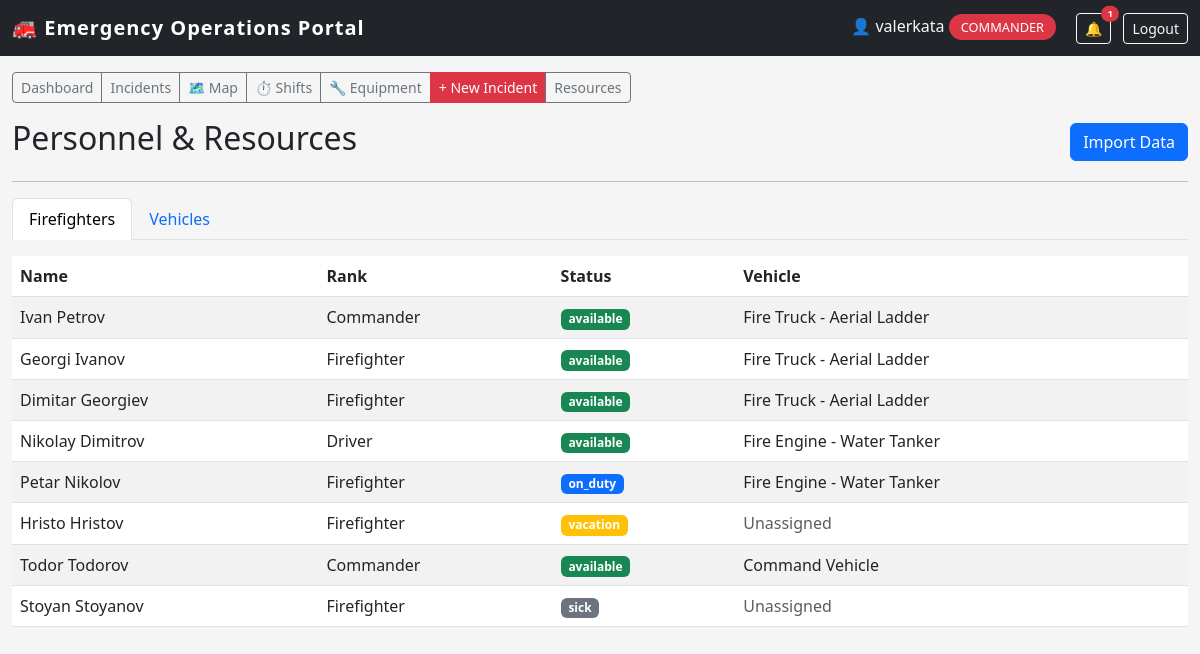
/staff/firefighters (signed in), run on the app's committed database.
### models.py (models this page shows)
class Firefighter(db.Model):
    id = db.Column(db.Integer, primary_key=True)
    name = db.Column(db.String(100), nullable=False)
    rank = db.Column(db.String(50))
    status = db.Column(db.String(20), default='available')
    vehicle_id = db.Column(db.Integer, db.ForeignKey('vehicle.id'), nullable=True)
    employee_id = db.Column(db.String(20), unique=True, nullable=True)
    phone = db.Column(db.String(20), nullable=True)
    hire_date = db.Column(db.DateTime, nullable=True)
    last_active = db.Column(db.DateTime, nullable=True)
    current_shift_id = db.Column(db.Integer, db.ForeignKey('shift.id'), nullable=True)
    current_shift = db.relationship('Shift', foreign_keys=[current_shift_id], back_populates='firefighter')
    shifts = db.relationship('Shift', foreign_keys='Shift.firefighter_id', back_populates='firefighter')

class Vehicle(db.Model):
    id = db.Column(db.Integer, primary_key=True)
    type = db.Column(db.String(50))
    location = db.Column(db.String(200))
    firefighters = db.relationship('Firefighter', backref='assigned_vehicle', lazy=True)

### app.py (the view)
@app.route('/staff/firefighters')
@login_required
@role_required('dispatcher', 'commander')
def staff_firefighters():
    all_firefighters = Firefighter.query.all()
    all_vehicles = Vehicle.query.all()
    return render_template('staff/firefighters.html',
                           firefighters=all_firefighters,
                           vehicles=all_vehicles)

### utils.py (called while the page is built)
def login_required(f):
    @wraps(f)
    def decorated_function(*args, **kwargs):
        if not session.get('logged_in'):
            flash('Please login to access the staff portal.', 'warning')
            return redirect(url_for('staff_login'))
        return f(*args, **kwargs)
    return decorated_function

def role_required(*roles):
    def decorator(f):
        @wraps(f)
        def decorated_function(*args, **kwargs):
            if not session.get('logged_in'):
                flash('Please login to access the staff portal.', 'warning')
                return redirect(url_for('staff_login'))
            if session.get('user_role') not in roles:
                flash('Unauthorized access. This incident has been logged.', 'danger')
                return redirect(url_for('staff_dashboard'))
            return f(*args, **kwargs)
        return decorated_function
    return decorator

### templates/staff/firefighters.html (shortened to what this page needs)
{% extends "staff/base.html" %}
{% block content %}
<div class="d-flex justify-content-between align-items-center">
    <h2>Personnel & Resources</h2>
    <a href="{{ url_for('staff_import_data') }}" class="btn btn-primary">Import Data</a>
</div>
<hr>
<ul class="nav nav-tabs mb-3">
    <li class="nav-item">
        <a class="nav-link active" data-bs-toggle="tab" href="#firefighters">Firefighters</a>
    </li>
    <li class="nav-item">
        <a class="nav-link" data-bs-toggle="tab" href="#vehicles">Vehicles</a>
    </li>
</ul>
<div class="tab-content">
    <div class="tab-pane fade show active" id="firefighters">
        <table class="table table-striped">
            <thead>
                <tr>
                    <th>Name</th>
                    <th>Rank</th>
                    <th>Status</th>
                    <th>Vehicle</th>
                </tr>
            </thead>
            <tbody>
                {% for f in firefighters %}
                <tr>
                    <td>{{ f.name }}</td>
                    <td>{{ f.rank }}</td>
                    <td>
                        <span class="badge
                            {% if f.status == 'available' %}bg-success
                            {% elif f.status == 'on_duty' %}bg-primary
                            {% elif f.status == 'vacation' %}bg-warning
                            {% else %}bg-secondary{% endif %}">
                            {{ f.status }}
                        </span>
                    </td>
                    <td>
                        {% if f.assigned_vehicle %}
                            {{ f.assigned_vehicle.type }}
                        {% else %}
                            <span class="text-muted">Unassigned</span>
                        {% endif %}
                    </td>
                </tr>
                {% endfor %}
            </tbody>
        </table>
    </div>
</div>
{% endblock %}

### templates/staff/base.html (style rules this page uses)
body { background: #f5f5f5; }

### data on the page
Firefighter: name "Ivan Petrov", rank "Commander", status "available", assigned_vehicle.type "Fire Truck - Aerial Ladder"
Firefighter: name "Georgi Ivanov", rank "Firefighter", status "available", assigned_vehicle.type "Fire Truck - Aerial Ladder"
Firefighter: name "Dimitar Georgiev", rank "Firefighter", status "available", assigned_vehicle.type "Fire Truck - Aerial Ladder"
Firefighter: name "Nikolay Dimitrov", rank "Driver", status "available", assigned_vehicle.type "Fire Engine - Water Tanker"
Firefighter: name "Petar Nikolov", rank "Firefighter", status "on_duty", assigned_vehicle.type "Fire Engine - Water Tanker"
Firefighter: name "Hristo Hristov", rank "Firefighter", status "vacation", shows "Unassigned"
Firefighter: name "Todor Todorov", rank "Commander", status "available", assigned_vehicle.type "Command Vehicle"
Firefighter: name "Stoyan Stoyanov", rank "Firefighter", status "sick", shows "Unassigned"

### other printed values
{{ session.user_name }} "valerkata"
{{ session.user_role }} "COMMANDER"
